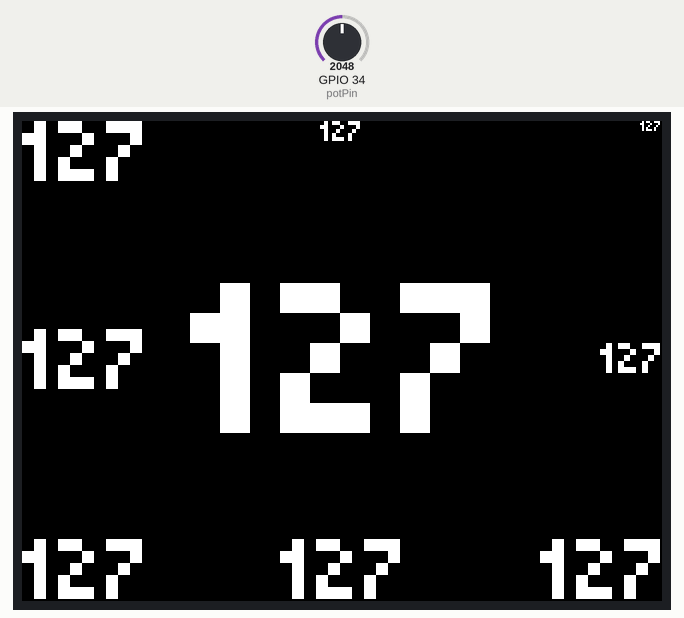
The sketch below on a simulated ESP32. Shown: 320×240 colour display. The test bench sets the inputs (shaded band); at power-on: GPIO 34 (potPin) = 2048.

Above: at 1.4 s.
1.5 s: GPIO 34 (potPin) set to 2866
At 2.9 s:
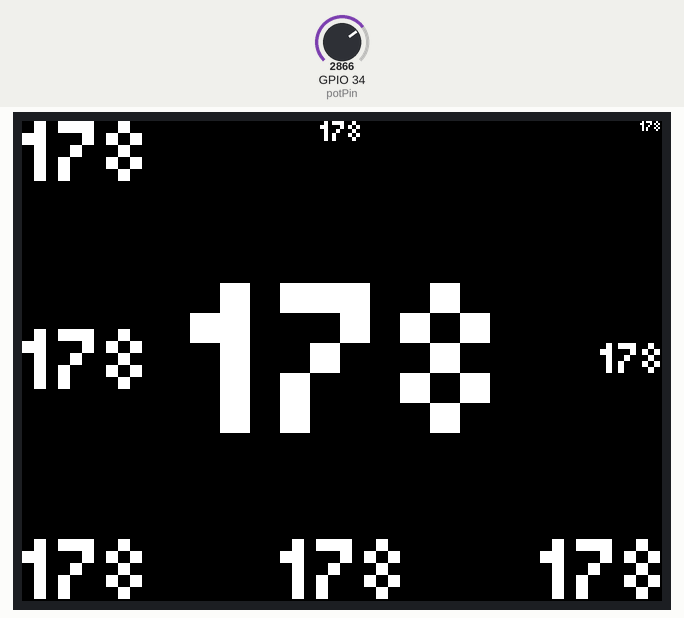
4.5 s: GPIO 34 (potPin) set to 3603
At 5.2 s:
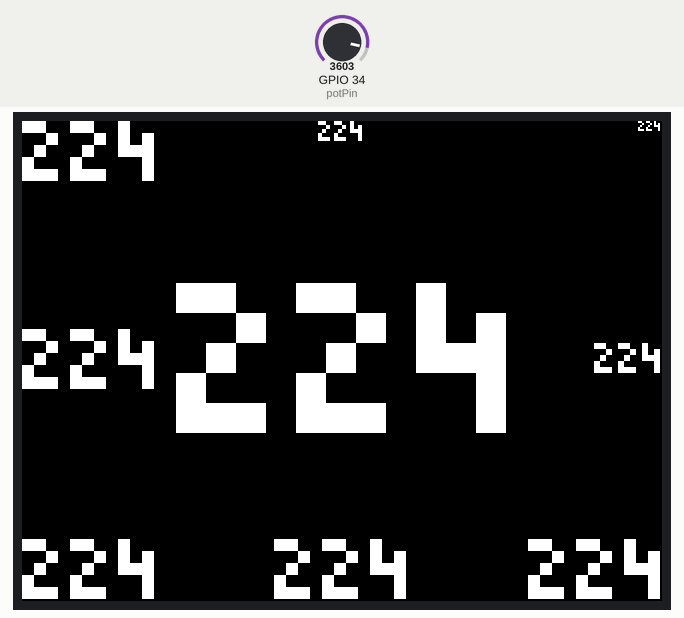
7.5 s: GPIO 34 (potPin) set to 4095
At 8.9 s:
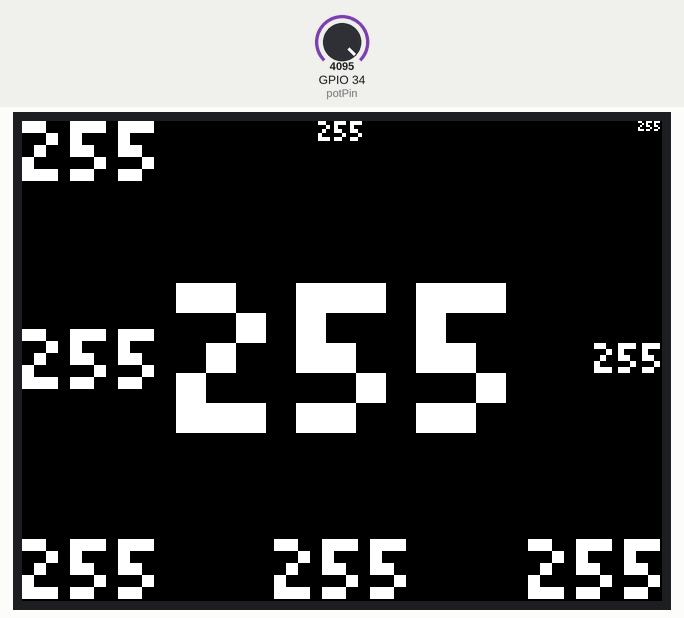
Timing chart, 0 to 10.5 s (numbered marks = the images above; inputs shaded):
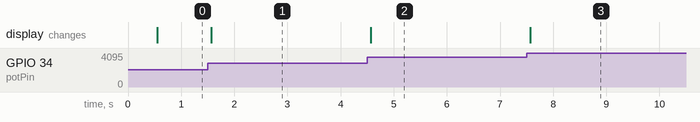

Measured:
- after the input at 1.5 s, the display: changes after 0.06 s (image 1)
- after the input at 4.5 s, the display: changes after 0.06 s (image 2)
- after the input at 7.5 s, the display: changes after 0.07 s (image 3)

The sketch:

ili9341_fontAligns_loeschRechteck_experimentell.ino
```cpp
#include <SPI.h>
#include <Adafruit_GFX.h>
#include <Adafruit_ILI9341.h>
#include <Fonts/Picopixel.h>

#define TFT_DC 2
#define TFT_CS 15
Adafruit_ILI9341 display = Adafruit_ILI9341(TFT_CS, TFT_DC);

#define potPin 34
int potValue = 0;
int cMax = 255;


/************************************************/
/* Funktion zum Ausrichten der STANDARD-Schrift */
/************************************************/
/* Auch wenn die Standard-Schrift von sich aus  */
/* anbietet, eine Hintergrundfarbe zu wählen,   */
/* besteht das Problem, dass beim Wechsel von   */
/* z.B. 100 auf 99 links und rechts Artefakte   */
/* bleiben. Daher berechne ich auch für die     */
/* Standard-Schrift ein Rechteck mit cMax, dem  */
/* maximalen und somit ausladensten Wert, den   */
/* die Variable haben kann.                     */
/************************************************/

void standardFontAlign(String lorem, String maxValue, int option, int x, int y, int fontScale, int fontColor, int bgrColor){

  int16_t x1, y1;
  uint16_t w, h;
  uint16_t wL, hL;

  display.setTextSize(fontScale);
  display.setTextColor(fontColor, bgrColor);
  display.getTextBounds(lorem, x, y, &x1, &y1, &w, &h);       //Größe des Textes berechnen
  display.getTextBounds(maxValue, x, y, &x1, &y1, &wL, &hL);      //Größe des Löschrechtecks berechnen

  if(option == 0){
    display.setCursor(x-w/2, y);                              //MITTE OBEN
    display.fillRect(x-wL/2, y, wL, hL, 0);                   //Löschrechteck anwenden

  } else if(option == 1){
    display.setCursor(x-w, y);                                //RECHTS OBEN
    display.fillRect(x-wL, y, wL, hL, 0);                     //Löschrechteck anwenden

  } else if(option == 2){
    display.setCursor(x-w, y-h/2);                            //RECHTS MITTE
    display.fillRect(x-wL, y-hL/2, wL, hL, 0);                //Löschrechteck anwenden

  } else if(option == 3){
    display.setCursor(x-w, y-h);                              //RECHTS UNTEN
    display.fillRect(x-wL, y-hL, wL, hL, 0);                  //Löschrechteck anwenden

  } else if(option == 4){
    display.setCursor(x-w/2, y-h);                            //MITTE UNTEN
    display.fillRect(x-wL/2, y-hL, wL, hL, 0);                //Löschrechteck anwenden

  } else if(option == 5){
    display.setCursor(x, y-h);                                //LINKS UNTEN
    display.fillRect(x, y-hL, wL, hL, 0);                     //Löschrechteck anwenden

  } else if(option == 6){
    display.setCursor(x, y-h/2);                              //LINKS MITTE
    display.fillRect(x, y-hL/2, wL, hL, 0);                   //Löschrechteck anwenden

  } else if(option == 7){
    display.setCursor(x, y);                                  //LINKS OBEN
    display.fillRect(x, y, wL, hL, 0);                        //Löschrechteck anwenden


  } else if(option == 8){
    display.setCursor(x-w/2, y-h/2);                          //MITTE MITTE
    display.fillRect(x-wL/2, y-hL/2, wL, hL, 0);              //Löschrechteck anwenden
  }

  display.print(lorem);

}


/******************************************************/
/* Funktion zum Ausrichten SELBST GEWÄHLTER Schriften */
/* mit experimentellem Löschen des Texthintergrundes  */
/******************************************************/
/* Ändert fillRect in drawRect und wählt eine andere  */
/* Farbe für bgr, z.B. ILI9341_RED. Dann könnt ihr    */
/* sehen, wie der Löschbalken platziert wird. Ich     */
/* habe alle Werte mit Offsets versehen, weil sich    */
/* die Schrift mit zunehmender Skalierung weiter      */
/* verschiebt. Ich habe noch nicht herausgefunden,    */
/* woran das liegt.                                   */
/******************************************************/

void customFontAlign(String lorem, String maxValue, int option, int x, int y, int fontScale, int fontColor, int bgrColor){

  int16_t x1, y1;
  uint16_t w, h;

  uint16_t wL, hL;

  display.setTextSize(fontScale);
  display.setTextColor(fontColor);
  display.getTextBounds(lorem, x, y, &x1, &y1, &w, &h);         //Größe des Textes berechnen
  display.getTextBounds(maxValue, x, y, &x1, &y1, &wL, &hL);        //Größe des Löschrechtecks berechnen

  if(option == 0){
    display.setCursor(x-w/2, y+h-fontScale);                              //MITTE OBEN
    display.fillRect(x-wL/2-3, y-2, wL+6, hL+4, bgrColor);           //Löschrechteck

  } else if(option == 1){
    display.setCursor(x-w, y+h-fontScale);                                //RECHTS OBEN
    display.fillRect(x-wL, y-2, wL+3, hL+4, bgrColor);               //Löschrechteck

  } else if(option == 2){
    display.setCursor(x-w, y+h/2-fontScale);                              //RECHTS MITTE
    display.fillRect(x-wL-3, y-hL/2-2, wL+6, hL+4, bgrColor);        //Löschrechteck

  } else if(option == 3){
    display.setCursor(x-w, y-fontScale);                                  //RECHTS UNTEN
    display.fillRect(x-wL-3, y-hL-2, wL+6, hL+4, bgrColor);          //Löschrechteck

  } else if(option == 4){
    display.setCursor(x-w/2, y-fontScale);                            	  //MITTE UNTEN
    display.fillRect(x-wL/2-3, y-hL-2, wL+6, hL+4, bgrColor);        //Löschrechteck

  } else if(option == 5){
    display.setCursor(x, y-fontScale);                                	  //LINKS UNTEN
    display.fillRect(x-3, y-hL-2, wL+6, hL+4, bgrColor);             //Löschrechteck

  } else if(option == 6){
    display.setCursor(x, y+h/2-fontScale);				                        //LINKS MITTE
    display.fillRect(x-3, y-hL/2-2, wL+6, hL+4, bgrColor);           //Löschrechteck

  } else if(option == 7){
    display.setCursor(x, y+h-fontScale);                                  //LINKS OBEN
    display.fillRect(x-3, y-2, wL+6, hL+4, bgrColor);                //Löschrechteck

  } else if(option == 8){
    display.setCursor(x-w/2, y+h/2-fontScale);				                    //MITTE MITTE
    display.fillRect(x-wL/2-3, y-hL/2-2, wL+6, hL+4, bgrColor);      //Löschrechteck

  }

  display.print(lorem);

}


void setup() {

  display.begin();
  display.setRotation(1);

  display.fillScreen(ILI9341_BLACK);

  display.setTextWrap(false);
  display.setFont(&Picopixel);      //muss auskommentiert werden, wenn man standardFontAlign verwenden möchte

}

void loop() {

  potValue = map(analogRead(potPin),0,4095,0,cMax);


  customFontAlign(String(potValue), String(cMax), 0, 159, 0, 2, ILI9341_WHITE, ILI9341_BLACK);
  customFontAlign(String(potValue), String(cMax), 1, 319, 0, 1, ILI9341_WHITE, ILI9341_BLACK);
  customFontAlign(String(potValue), String(cMax), 2, 319, 119, 3, ILI9341_WHITE, ILI9341_BLACK);
  customFontAlign(String(potValue), String(cMax), 3, 319, 239, 6, ILI9341_WHITE, ILI9341_BLACK);
  customFontAlign(String(potValue), String(cMax), 4, 159, 239, 6, ILI9341_WHITE, ILI9341_BLACK);
  customFontAlign(String(potValue), String(cMax), 5, 0, 239, 6, ILI9341_WHITE, ILI9341_BLACK);
  customFontAlign(String(potValue), String(cMax), 6, 0, 119, 6, ILI9341_WHITE, ILI9341_BLACK);
  customFontAlign(String(potValue), String(cMax), 7, 0, 0, 6, ILI9341_WHITE, ILI9341_BLACK);
  customFontAlign(String(potValue), String(cMax), 8, 159, 119, 15, ILI9341_WHITE, ILI9341_BLACK);


/*
  standardFontAlign(String(potValue), String(cMax), 0, 159, 0, 4, ILI9341_WHITE, ILI9341_BLACK);
  standardFontAlign(String(potValue), String(cMax), 1, 319, 0, 4, ILI9341_WHITE, ILI9341_BLACK);
  standardFontAlign(String(potValue), String(cMax), 2, 319, 119, 4, ILI9341_WHITE, ILI9341_BLACK);
  standardFontAlign(String(potValue), String(cMax), 3, 319, 239, 4, ILI9341_WHITE, ILI9341_BLACK);
  standardFontAlign(String(potValue), String(cMax), 4, 159, 239, 4, ILI9341_WHITE, ILI9341_BLACK);
  standardFontAlign(String(potValue), String(cMax), 5, 0, 239, 4, ILI9341_WHITE, ILI9341_BLACK);
  standardFontAlign(String(potValue), String(cMax), 6, 0, 119, 4, ILI9341_WHITE, ILI9341_BLACK);
  standardFontAlign(String(potValue), String(cMax), 7, 0, 0, 4, ILI9341_WHITE, ILI9341_BLACK);
  standardFontAlign(String(potValue), String(cMax), 8, 159, 119, 4, ILI9341_WHITE, ILI9341_BLACK);
*/


}
```
